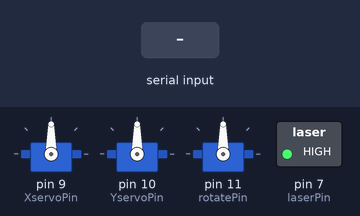
The sketch below on a simulated Arduino Uno, built with avr-gcc and run on an emulated ATmega328P. Shown: 3 × servo, switched loads named in the sketch (green lamp = pin HIGH). The inputs (shaded band) are chosen by the test bench.

Above: at 1.2 s.
1.3 s: "90,45,200\n" received over Serial
At 2.0 s:
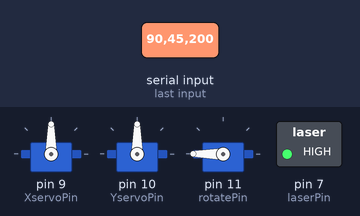
2.8 s: "30,150,10\n" received over Serial
At 3.1 s:
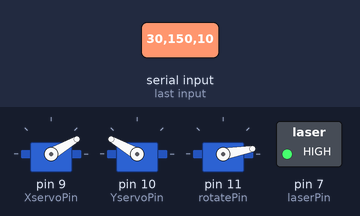
4.3 s: "30,150\n" received over Serial
At 5.3 s:
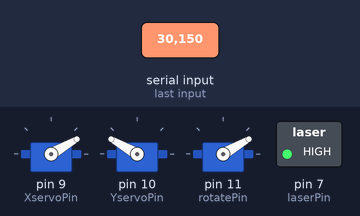
5.8 s: "1,90\n" received over Serial
At 6.4 s:
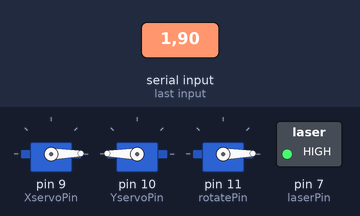
7.3 s: "1,90,45\n" received over Serial
At 7.7 s:
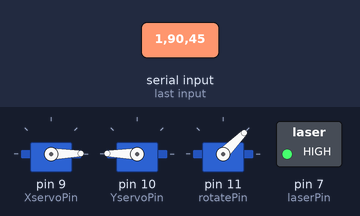
8.8 s: "90,45\n" received over Serial
At 9.9 s:
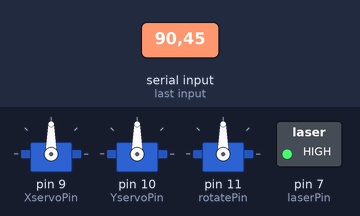
Timing chart, 0 to 11.3 s (numbered marks = the images above; inputs shaded):
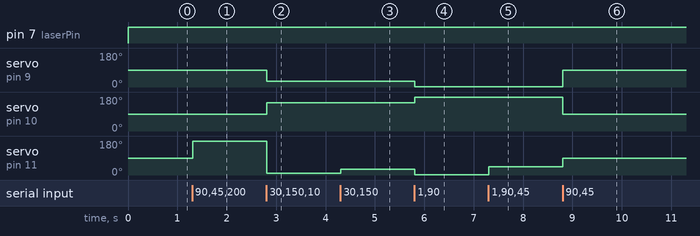

Measured:
- after the input at 1.3 s, servo on pin 11 (rotatePin): 90° → 180° at once
- after the input at 2.8 s, servo on pin 9 (XservoPin): 90° → 30° at once; servo on pin 10 (YservoPin): 90° → 150° at once; servo on pin 11 (rotatePin): 180° → 10° at once
- after the input at 4.3 s, servo on pin 11 (rotatePin): 10° → 30° at once
- after the input at 5.8 s, servo on pin 9 (XservoPin), servo on pin 11 (rotatePin): 30° → 1° at once; servo on pin 10 (YservoPin): 150° → 179° at once
- after the input at 7.3 s, servo on pin 11 (rotatePin): 1° → 45° at once
- after the input at 8.8 s, servo on pin 9 (XservoPin): 1° → 90° at once; servo on pin 10 (YservoPin): 179° → 90° at once; servo on pin 11 (rotatePin): 45° → 90° at once

The sketch:

controls.ino
```cpp
#include <Servo.h>

Servo Xservo;  // Create a servo object
Servo Yservo;
Servo rotateservo;
int XservoPin = 9;  // Servo signal pin
int YservoPin = 10;
int rotatePin =11;
int laserPin =7;


void setup() {
  Xservo.attach(XservoPin);  // Attach the servo to the pin
  Yservo.attach(YservoPin);
  rotateservo.attach(rotatePin);
  pinMode(laserPin,OUTPUT);
  Serial.begin(9600);  // Start serial communication
}

void loop() {
   digitalWrite(laserPin,HIGH);
  if (Serial.available() > 0) {

    String data = Serial.readStringUntil('\n');
    int commaIndex = data.indexOf(',');

    if (commaIndex != -1) {
      // Extract the x and y angles
      int commaIndex1 = data.indexOf(',');
      int commaIndex2 = data.indexOf(',', commaIndex1 + 1);
      int xAngle = data.substring(0, commaIndex1).toInt();
      int yAngle = data.substring(commaIndex1 + 1, commaIndex2).toInt();
      int zAngle = data.substring(commaIndex2 + 1).toInt();
      // int xAngle = data.substring(0, commaIndex).toInt();
      // int yAngle = data.substring(commaIndex + 1).toInt();
      // int commaIndex1 = data.indexOf(',');
      // int commaIndex2 = data.indexOf(',', commaIndex1 + 1);
      // int zAngle = data.substring(commaIndex2 + 2).toInt();
      digitalWrite(laserPin,HIGH);
      rotateservo.write(zAngle);

      // int normalizedX = Serial.parseInt();  // Read the normalized x-coordinate
      // int angle = map(normalizedX, -959, 959, 0, 180);  // Map to servo angle (0-180 degrees)
      // Set servo angle
      yAngle=xAngle-180;
      yAngle=yAngle*(-1);
      Xservo.write(xAngle);
      Yservo.write(yAngle);
    }
  }
}
  // #include <Servo.h>

  // int servoPin = 3;
  // Servo servo;
  // void setup() {
  //   Serial.begin(9600);
  //      servo.attach(servoPin);
  // }

  // void loop() {
  //   // servo.write(180);
  //   if (Serial.available() > 0){
  //     // delay(2000);
  //     String msg = Serial.readString();
  //     int angle = msg.toInt();
  //   servo.write(angle);
  //   }
  // }
```
